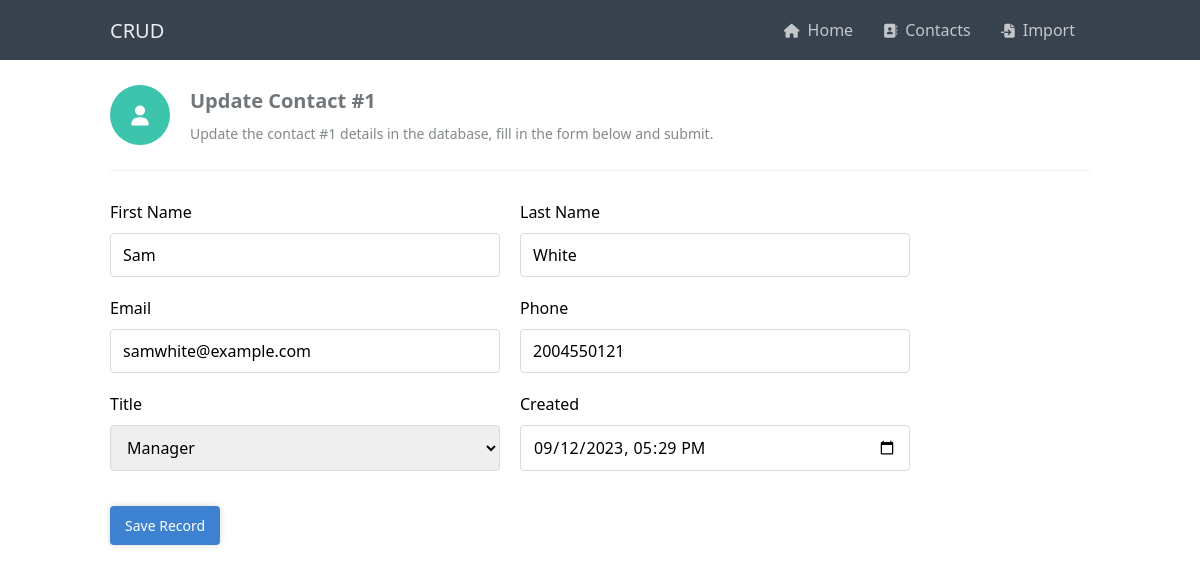
Page /update.php?id=1 on the committed database.
### tables this page shows
CREATE TABLE IF NOT EXISTS `contacts` (
  `id` int(11) NOT NULL AUTO_INCREMENT,
  `first_name` varchar(50) NOT NULL,
  `last_name` varchar(50) NOT NULL,
  `email` varchar(255) NOT NULL,
  `phone` varchar(255) NOT NULL,
  `title` varchar(255) NOT NULL,
  `created` datetime NOT NULL DEFAULT current_timestamp(),
  PRIMARY KEY (`id`)
);

### config.php (called while the page is built, shortened)
<?php
$table = 'contacts';
$columns = [
	'id' => [
		'label' => '#',
		'sortable' => true,
		'type' => 'integer'
	],
	'first_name' => [
		'label' => 'First Name',
		'sortable' => true,
		'type' => 'string',
		'input' => [
			'placeholder' => 'John',
			'type' => 'text',
			'required' => true,
			'validate_msg' => 'First name must be between 1 and 50 characters!',
			'validate_regex' => '/^[a-zA-Z]{1,50}$/'
		]
	],
	'last_name' => [
		'label' => 'Last Name',
		'sortable' => true,
		'type' => 'string',
		'input' => [
			'placeholder' => 'Doe',
			'type' => 'text',
			'required' => true,
			'validate_msg' => 'Last name must be between 1 and 50 characters!',
			'validate_regex' => '/^[a-zA-Z]{1,50}$/',
		]
	],
	'email' => [
		'label' => 'Email',
		'sortable' => true,
		'type' => 'string',
		'input' => [
			'placeholder' => 'Email Address',
			'type' => 'email',
			'required' => true,
			'validate_msg' => 'Please enter a valid email address!',
			'validate_regex' => '/^[a-zA-Z0-9._%+-]+@[a-zA-Z0-9.-]+\.[a-zA-Z]{2,}$/',
		]
	],
	'phone' => [
		'label' => 'Phone',
		'sortable' => false,
		'type' => 'string',
		'input' => [
			'placeholder' => 'Phone Number',
			'type' => 'tel',
			'required' => true,
			'validate_msg' => 'Please enter a valid phone number!',
			'validate_regex' => '/^[0-9]{8,15}$/',
		]
	],
	'title' => [
		'label' => 'Title',
		'sortable' => true,
		'type' => 'string',
		'input' => [
			'placeholder' => 'Title',
			'type' => 'select',
			'options' => ['Employee', 'Manager', 'CEO'],
			'required' => true,
			'validate_msg' => 'Title must be between 1 and 50 characters long!',
			'validate_regex' => '/^[a-zA-Z]{1,50}$/',
		]
	],
	'created' => [
		'label' => 'Created',
		'sortable' => true,
		'type' => 'datetime',
		'input' => [
			'placeholder' => 'Created',
			'type' => 'datetime-local',
			'required' => true,
			'validate_msg' => 'Please enter a valid date!',
			'validate_regex' => '/^[0-9]{4}-[0-9]{2}-[0-9]{2}T[0-9]{2}:[0-9]{2}$/',
		]
	]
];
?>

### update.php (the view, shortened to what this page needs)
<?php
include 'functions.php';
$pdo = pdo_connect_mysql($db_host, $db_name, $db_user, $db_pass);
$stmt = $pdo->prepare('SELECT * FROM ' . $table . ' WHERE id = ?');
$stmt->execute([ $_GET['id'] ]);
$contact = $stmt->fetch(PDO::FETCH_ASSOC);
?>
<?=template_header('Update')?>
<div class="content update">
    <div class="page-title">
		<i class="fa-solid fa-user fa-lg"></i>
		<div class="wrap">
			<h2>Update Contact #<?=$contact['id']?></h2>
			<p>Update the contact #<?=$contact['id']?> details in the database, fill in the form below and submit.</p>
		</div>
	</div>
    <form action="?id=<?=$contact['id']?>" method="post" class="crud-form">
        <div class="cols">
            <?php foreach ($columns as $column => $array): ?>
            <?php if (isset($array['input'])): ?>
            <?php $input = $array['input']; ?>
            <div class="form-control">
                <label for="<?=$column?>"><?=$array['label']?></label>
                <?php if ($input['type'] == 'text' || $input['type'] == 'hidden' || $input['type'] == 'email' || $input['type'] == 'number' || $input['type'] == 'tel'): ?>
                <input id="<?=$column?>" type="<?=$input['type']?>" name="<?=$column?>" placeholder="<?=$input['placeholder']?>" value="<?=htmlspecialchars($contact[$column], ENT_QUOTES)?>" <?=$input['required'] ? 'required' : ''?> <?=isset($input['custom']) ? $input['custom'] : ''?>>
                <?php elseif ($input['type'] == 'datetime-local'): ?>
                <input id="<?=$column?>" type="<?=$input['type']?>" name="<?=$column?>" value="<?=date('Y-m-d\TH:i', strtotime($contact[$column]))?>" <?=$input['required'] ? 'required' : ''?> <?=isset($input['custom']) ? $input['custom'] : ''?>>
                <?php elseif ($input['type'] == 'textarea'): ?>
                <textarea id="<?=$column?>" name="<?=$column?>" placeholder="<?=$input['placeholder']?>" <?=$input['required'] ? 'required' : ''?> <?=isset($input['custom']) ? $input['custom'] : ''?>><?=htmlspecialchars($contact[$column], ENT_QUOTES)?></textarea>
                <?php elseif ($input['type'] == 'select'): ?>
                <select id="<?=$column?>" name="<?=$column?>" <?=$input['required'] ? 'required' : ''?> <?=isset($input['custom']) ? $input['custom'] : ''?>>
                    <?php foreach ($input['options'] as $option): ?>
                    <option value="<?=$option?>" <?=$contact[$column] == $option ? 'selected' : ''?>><?=$option?></option>
                    <?php endforeach; ?>
                </select>
                <?php elseif ($input['type'] == 'checkbox'): ?>
                <input id="<?=$column?>" type="hidden" name="<?=$column?>" value="0" <?=isset($input['custom']) ? $input['custom'] : ''?>>
                <input type="<?=$input['type']?>" name="<?=$column?>" value="1" <?=$contact[$column] == 1 ? 'checked' : ''?> <?=isset($input['custom']) ? $input['custom'] : ''?>>
                <?php endif; ?>
            </div>
            <?php endif; ?>
            <?php endforeach; ?>
        </div>
        <button type="submit" name="submit" class="btn">Save Record</button>
    </form>
</div>
<?=template_footer()?>

### style.css (style rules this page uses)
* { box-sizing: border-box; font-family: system-ui, "Segoe UI", Roboto, Helvetica, Arial, sans-serif, "Apple Color Emoji", "Segoe UI Emoji", "Segoe UI Symbol"; font-size: 16px; }
body { background-color: #FFFFFF; margin: 0; }
.content { width: 100%; max-width: 1000px; margin: 0 auto; padding: 0 10px; }
.content .page-title { display: flex; align-items: center; border-bottom: 1px solid #eceff1; margin-top: 25px; padding-bottom: 25px; }
.content .page-title i { display: flex; align-items: center; justify-content: center; background-color: #3dc4ad; color: #FFFFFF; padding: 20px; margin-right: 20px; border-radius: 50%; height: 60px; width: 60px; }
.content .page-title h2 { margin: 0; padding: 0 0 10px 0; font-size: 20px; font-weight: 600; color: #71767a; }
.content .page-title p { margin: 0; padding: 0; font-size: 14px; color: #83888b; }
.btn { display: inline-block; -webkit-appearance: none; -moz-appearance: none; appearance: none; border: none; text-decoration: none; background-color: #3d82d1; box-shadow: 0 0 7px 0 rgba(0, 0, 0, 0.15); font-weight: 500; border-radius: 4px; font-size: 14px; color: #FFFFFF; padding: 10px 15px; margin: 15px 0; cursor: pointer; transition: background-color 0.15s ease; }
.crud-form input[type=text], .crud-form input[type=email], .crud-form input[type=password], .crud-form input[type=number], .crud-form input[type=tel], .crud-form input[type=date], .crud-form input[type=datetime-local], .crud-form input[type=file], .crud-form select, .crud-form textarea { display: inline-block; padding: 10px 12px; margin-bottom: 15px; border: 1px solid #d7dbdf; border-radius: 4px; }
.crud-form input[type=text]::placeholder, .crud-form input[type=email]::placeholder, .crud-form input[type=password]::placeholder, .crud-form input[type=number]::placeholder, .crud-form input[type=tel]::placeholder, .crud-form input[type=date]::placeholder, .crud-form input[type=datetime-local]::placeholder, .crud-form input[type=file]::placeholder, .crud-form select::placeholder, .crud-form textarea::placeholder { color: #a8acaf; }
.crud-form .form-control { display: inline-flex; flex-flow: column; flex-wrap: wrap; width: calc(50% - 10px); padding-bottom: 5px; }
.crud-form .form-control label:nth-child(1) { display: block; padding: 0 0 10px 0; }
.crud-form .cols { display: flex; justify-content: space-between; flex-wrap: wrap; max-width: 800px; width: 100%; padding-top: 30px; }

### rows in the picture
contacts: id "1", first_name "Sam", last_name "White", email "samwhite@example.com", phone "2004550121", title "Manager", created "09/12/2023 17:29"

### other values in the picture
$array['label'] "First Name"
$array['label'] "Last Name"
$array['label'] "Email"
$array['label'] "Phone"
$array['label'] "Title"
$array['label'] "Created"
